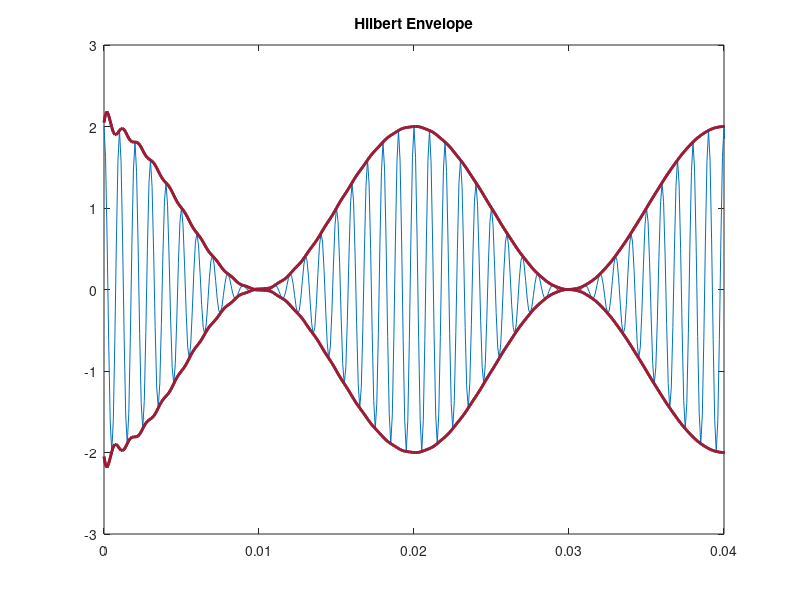

Here is the MATLAB script that generated this plot:
%% https://www.mathworks.com/help/signal/ug/hilbert-transform.html
t = 0:1/1024:1;
x = sin(2*pi*60*t);
figure;
plot(t(1:50),x(1:50),'r');hold on;

y = hilbert(x);

plot(t(1:50),real(y(1:50)))
hold on
plot(t(1:50),imag(y(1:50)))
hold off
axis([0 0.05 -1.1 2])
legend('Real Part','Imaginary Part')
%% https://www.mathworks.com/help/signal/ug/envelope-extraction-using-the-analytic-signal.html
t = 0:1e-4:0.1;
x = (1+cos(2*pi*50*t)).*cos(2*pi*1000*t);

plot(t,x)
xlim([0 0.04]);

clf;
y = hilbert(x);
env = abs(y);
plot_param = {'Color', [0.6 0.1 0.2],'Linewidth',2}; 

plot(t,x)
hold on
plot(t,[-1]*env,plot_param{:})
plot(t,[1]*env,plot_param{:})
plot(t,[-1;1]*env,plot_param{:})
hold off
xlim([0 0.04])
title('Hilbert Envelope')


